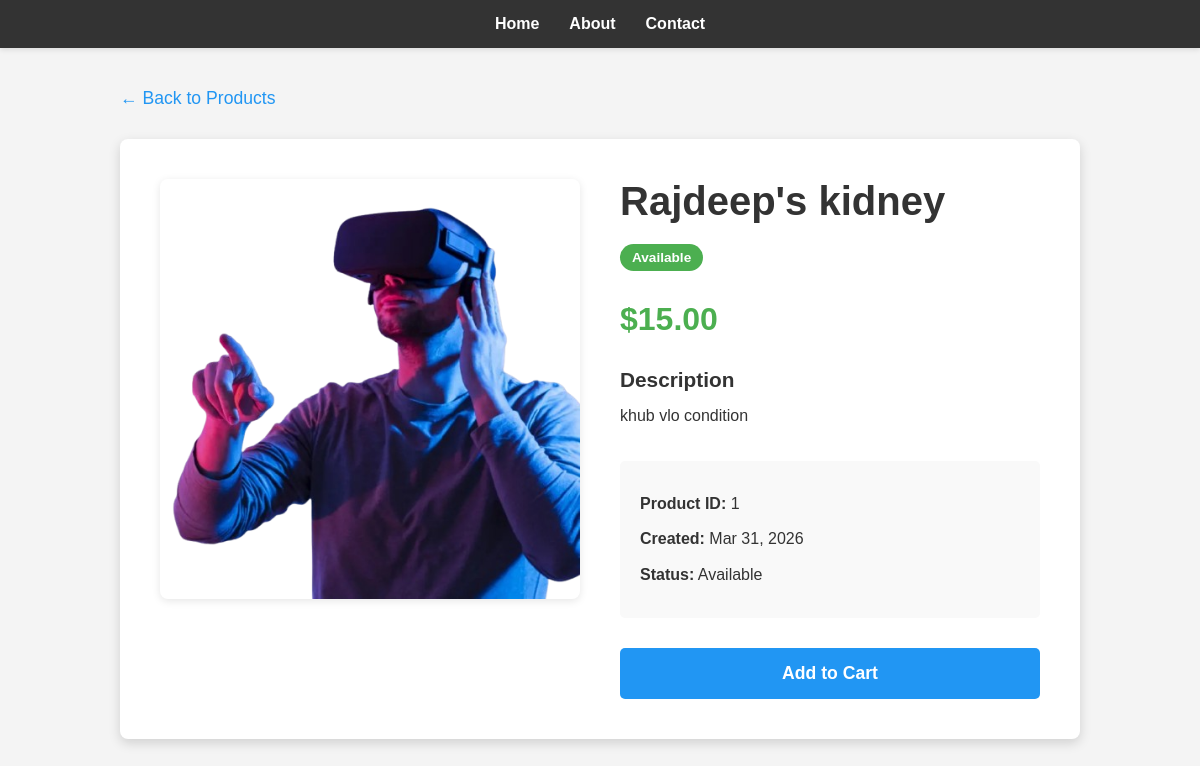
Screenshot of /myApp/product/1/ with the database file from the repository.
### myApp/models.py (models this page shows)
class Product(models.Model):
    PRODUCT_STATUS_CHOICES = [
        ('available', 'Available'),
        ('unavailable', 'Unavailable'),
        ('out_of_stock', 'Out of Stock'),
        ('discontinued', 'Discontinued'),
    ]
    name = models.CharField(max_length=100)
    price = models.DecimalField(max_digits=10, decimal_places=2)
    image = models.ImageField(upload_to='products/')
    description = models.TextField()
    created_at = models.DateTimeField(default=timezone.now)
    status = models.CharField(max_length=20, choices=PRODUCT_STATUS_CHOICES, default='available')

### myApp/views.py (the view)
# urls.py: path('product/<int:pk>/', views.product_detail, name='product_detail'),
def product_detail(request, pk):
    product = get_object_or_404(Product, pk=pk)
    return render(request, 'myApp/product_details.html', {'product': product})

### myApp/templates/myApp/product_details.html (shortened to what this page needs)
{% extends 'website/layout.html' %}
{% block content %}
<div class="product-detail-container">
  <a href="{% url 'myApp:app' %}" class="back-link">← Back to Products</a>
  <div class="product-detail-card">
    <div class="product-detail-image">
      <img src="{{ product.image.url }}" alt="{{ product.name }}" />
    </div>
    <div class="product-detail-info">
      <h1>{{ product.name }}</h1>
      <div class="product-detail-status">
        {% if product.status == 'available' %}
        <span class="status-badge available">Available</span>
        {% elif product.status == 'out_of_stock' %}
        <span class="status-badge out-of-stock">Out of Stock</span>
        {% elif product.status == 'unavailable' %}
        <span class="status-badge unavailable">Unavailable</span>
        {% else %}
        <span class="status-badge discontinued">Discontinued</span>
        {% endif %}
      </div>
      <div class="product-detail-price">
        <h2>${{ product.price }}</h2>
      </div>
      <div class="product-detail-description">
        <h3>Description</h3>
        <p>{{ product.description }}</p>
      </div>
      <div class="product-detail-meta">
        <p><strong>Product ID:</strong> {{ product.id }}</p>
        <p><strong>Created:</strong> {{ product.created_at|date:"M d, Y" }}</p>
        <p><strong>Status:</strong> {{ product.get_status_display }}</p>
      </div>
      <button
        class="add-to-cart-btn-large {% if product.status != 'available' %}disabled{% endif %}"
        {%
        if
        product.status
        !="available"
        %}disabled{%
        endif
        %}
      >
        Add to Cart
      </button>
    </div>
  </div>
</div>
{% endblock %}

### static/style.css (style rules this page uses)
* { margin: 0; padding: 0; box-sizing: border-box; }
body { font-family: Arial, sans-serif; background-color: #f4f4f4; color: #333; }
h1 { color: #333; text-align: center; padding: 40px 20px 20px; font-size: 2.5em; }
h2 { color: #333; text-align: center; padding: 20px; font-size: 1.8em; }
p { text-align: center; padding: 0 20px 20px; font-size: 1.1em; line-height: 1.6; }
.status-badge { display: inline-block; padding: 6px 12px; border-radius: 20px; font-size: 0.85em; font-weight: bold; color: white; }
.status-badge.available { background-color: #4CAF50; }
.product-detail-container { max-width: 1000px; margin: 0 auto; padding: 40px 20px; }
.back-link { display: inline-block; color: #2196F3; text-decoration: none; font-size: 1.1em; margin-bottom: 30px; transition: color 0.3s ease; }
.product-detail-card { background-color: white; border-radius: 8px; padding: 40px; box-shadow: 0 4px 12px rgba(0, 0, 0, 0.15); display: flex; gap: 40px; align-items: flex-start; }
.product-detail-image { flex: 1; min-width: 300px; }
.product-detail-image img { width: 100%; border-radius: 8px; box-shadow: 0 2px 8px rgba(0, 0, 0, 0.1); }
.product-detail-info { flex: 1; }
.product-detail-info h1 { margin: 0; padding: 0; text-align: left; font-size: 2.5em; margin-bottom: 20px; color: #333; }
.product-detail-status { margin-bottom: 20px; }
.product-detail-price { margin: 30px 0; }
.product-detail-price h2 { text-align: left; padding: 0; font-size: 2em; color: #4CAF50; margin: 0; }
.product-detail-description h3 { text-align: left; margin-top: 30px; margin-bottom: 10px; color: #333; font-size: 1.3em; }
.product-detail-description p { text-align: left; padding: 0; line-height: 1.8; font-size: 1em; }
.product-detail-meta { margin-top: 30px; padding: 20px; background-color: #f9f9f9; border-radius: 5px; }
.product-detail-meta p { margin: 10px 0; text-align: left; padding: 0; font-size: 1em; }
.add-to-cart-btn-large { background-color: #2196F3; color: white; border: none; padding: 15px 30px; font-size: 1.1em; border-radius: 5px; cursor: pointer; font-weight: bold; transition: background-color 0.3s ease; margin-top: 30px; width: 100%; }

### rows the page displays
Product: image (picture), name "Rajdeep's kidney", price "15.00", description "khub vlo condition", id "1", created_at "Mar 31, 2026", status "Available"
